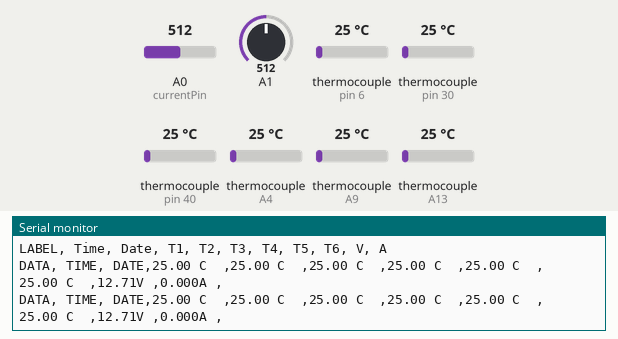
Bench run of a sketch on a simulated Arduino Mega 2560, built with avr-gcc and run on an emulated ATmega2560. Parts: the last lines printed to the serial monitor. The inputs (shaded band) are chosen by the test bench; at power-on: thermocouple (sensors on pin 6, pin 30, pin 40, A4, A9, A13) 25 °C, A0 (currentPin) = 512, A1 = 512.

Above: at 1.8 s.
1.9 s: thermocouple (sensor on pin 6) set to 6 °C
At 2.8 s:
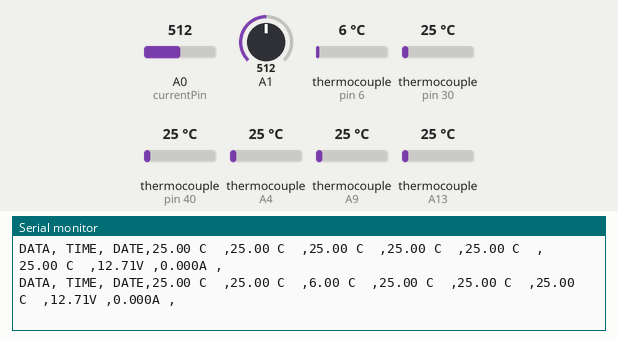
3.4 s: thermocouple (sensor on pin 30) set to 6 °C
At 4.7 s:
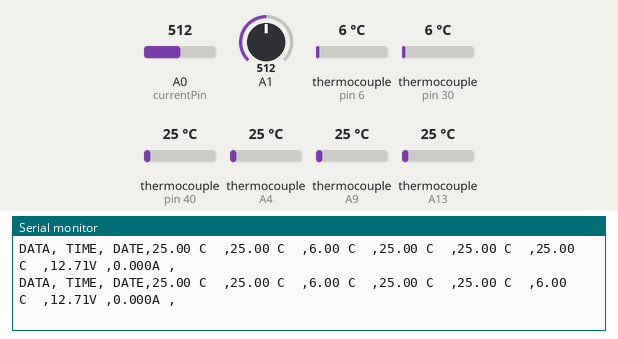
4.9 s: thermocouple (sensor on pin 40) set to 6 °C
At 6.1 s:
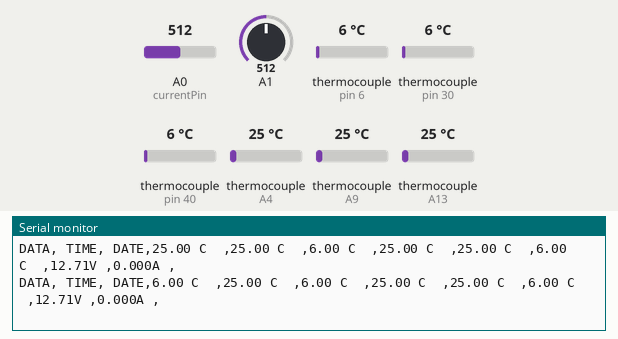
6.4 s: thermocouple (sensor on A4) set to 6 °C
At 6.4 s:
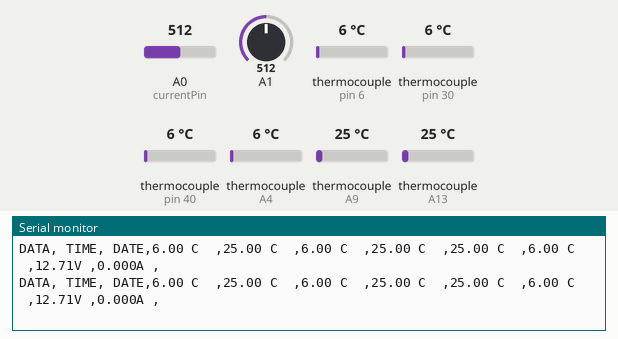
7.9 s: thermocouple (sensor on A9) set to 6 °C
At 9.1 s:
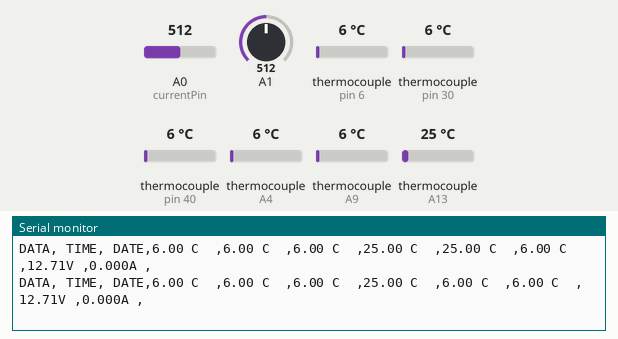
9.4 s: thermocouple (sensor on A13) set to 6 °C
At 9.4 s:
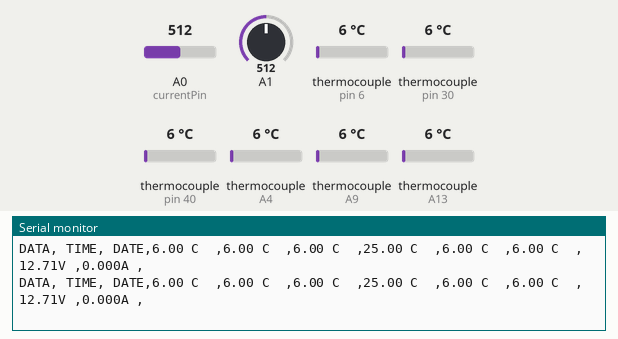

The sketch:

_thermocouple_type_K_lcdi2c.ino
```cpp
#include <max6675.h>

int thermo1sck = 38;
int thermo1cs = 40;
int thermo1so = 42;

MAX6675 T1(thermo1sck,thermo1cs,thermo1so);

int thermo2sck = A3;
int thermo2cs = A4;
int thermo2so = A5;

MAX6675 T2(thermo2sck,thermo2cs,thermo2so);

int thermo3sck = 5;
int thermo3cs = 6;
int thermo3so = 7;

MAX6675 T3(thermo3sck,thermo3cs,thermo3so);

int thermo4sck = A12;
int thermo4cs = A13;
int thermo4so = A14;

MAX6675 T4(thermo4sck,thermo4cs,thermo4so);

int thermo5sck = A8;
int thermo5cs = A9;
int thermo5so = A10;

MAX6675 T5(thermo5sck,thermo5cs,thermo5so);

int thermo6sck = 28;
int thermo6cs = 30;
int thermo6so = 32;

MAX6675 T6(thermo6sck,thermo6cs,thermo6so);

//Arus (acs712)
const int currentPin = A0;
int sensitivity = 100;
int adcValue= 0;
int offsetVoltage = 2500;
double adcVoltage = 0;
double currentValue = 0;

int offset =20;// set the correction offset value

void setup() {
  Serial.begin (9600);

//PLX-DAQ
  Serial.println ("CLEARDATA");
  Serial.println ("LABEL, Time, Date, T1, T2, T3, T4, T5, T6, V, A");
}

void loop() {

// ACS712
  adcValue = analogRead(currentPin);
  adcVoltage = (adcValue / 1024.0) * 5000;
  currentValue = ((adcVoltage - offsetVoltage) / sensitivity);

  // voltage sensor
  int volt = analogRead(A1); //ad the input
  double voltage = map(volt,0,1023, 0, 2500) + offset;// map 0-1023 to 0-2500 and add correction offset

  voltage /=100;// divide by 100 to get the decimal

  Serial.print ("DATA, TIME, DATE,");

  Serial.print(T1.readCelsius());
  Serial.print(" C ");
  Serial.print(" ,");

  Serial.print(T2.readCelsius());
  Serial.print(" C ");
  Serial.print(" ,");

  Serial.print(T3.readCelsius());
  Serial.print(" C ");
  Serial.print(" ,");

  Serial.print(T4.readCelsius());
  Serial.print(" C ");
  Serial.print(" ,");

  Serial.print(T5.readCelsius());
  Serial.print(" C ");
  Serial.print(" ,");

  Serial.print(T6.readCelsius());
  Serial.print(" C ");
  Serial.print(" ,");

  Serial.print(voltage);//print the voltge
  Serial.print("V");
  Serial.print(" ,");

  Serial.print(currentValue,3);
  Serial.print("A");
  Serial.print(" ,");
  Serial.println(" ");

  delay(1000);
}
```

Measured:
- after the input at 1.9 s, the serial monitor: prints a new line after 0.23 s (image 1)
- after the input at 3.4 s, the serial monitor: prints a new line after 0.79 s (image 2)
- after the input at 4.9 s, the serial monitor: prints a new line after 0.32 s (image 3)
- after the input at 7.9 s, the serial monitor: prints a new line after 0.41 s (image 5)
